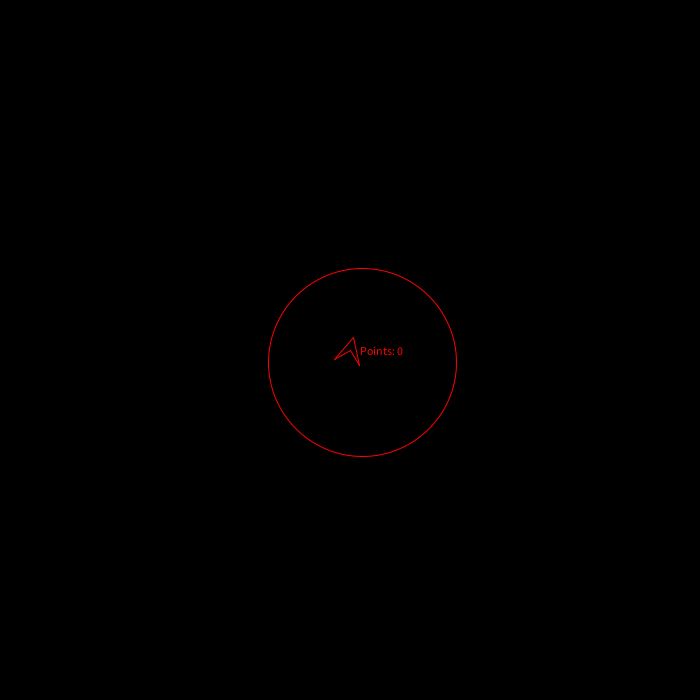
Frame 1 (no input)
Frame 60 (the mouse pressed at the canvas centre just before this capture): identical to frame 1, image omitted
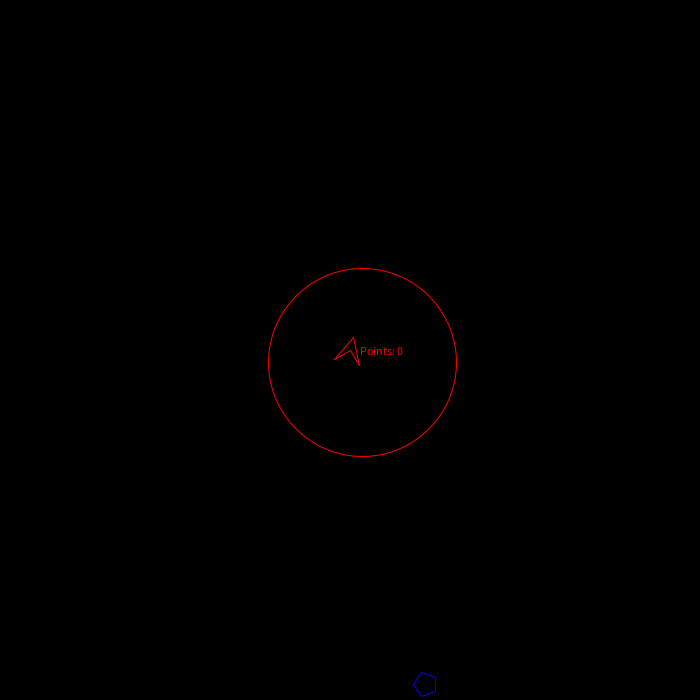
Frame 120 (the mouse held since frame 60 and released just before this capture)

The Processing sketch that drew these frames (run headless with seeded random() and noise(); from frame 60 on, the mouse is pressed at the canvas centre):

// Processing sketch: defenseGame
// ── defenseGame.pde
/* a defense game using a basic tower defense stratgdgy*/

int points=0;

//Remove stars. Make screen bigger
void setup()
{
  size(700, 700);
  Ship ship = new Ship('A', 'D','S', width/2, height/2, color(255,0,0));
  gameObjects.add(ship);
  
  //AiShip aiship = new AiShip();
  //gameObjects.add(aiship);
  

}

// The class name always starts with uppercase!!
ArrayList<GameObject> gameObjects = new ArrayList<GameObject>();

boolean[] keys = new boolean[512];

void keyPressed()
{
  keys[keyCode] = true;
}

void keyReleased()
{
  keys[keyCode] = false;
}

void draw()
{
  background(0);

  for (int i = gameObjects.size() - 1; i >= 0; i --)
  {
    GameObject go = gameObjects.get(i);
    
      go.update();
      go.render();
    
  }

  // Create aiShips 
  if(points <100)
  {
    if (frameCount % 60 == 0)
    {
      GameObject aiship = null;
      aiship = new AiShip();
      gameObjects.add(aiship);
    }
  }
  else if(points > 100 && points < 500)
  {  
   if (frameCount % 30 == 0)
    {
      GameObject aiship = null;
      aiship = new AiShip();
      gameObjects.add(aiship);
    }
  }
  else if (points >500 && points < 1000)
  {
    if (frameCount % 15 == 0)
    {
      GameObject aiship = null;
      aiship = new AiShip();
      gameObjects.add(aiship);
    }
  }
  else
  {
    if (frameCount % 10 == 0)
    {
      GameObject aiship = null;
      aiship = new AiShip();
      gameObjects.add(aiship);
    }
  }
  

  checkCollisions();
}


// Check every bullet against every aiship
void checkCollisions()
{
  for (int i = gameObjects.size() - 1; i >= 0; i --)
  {
    GameObject go = gameObjects.get(i);
    if (go instanceof Bullet)
    {
      for (int j = gameObjects.size() - 1; j >= 0; j --)
      {
        GameObject other = gameObjects.get(j);
        if (other instanceof AiShip) // Check the type of a object
        {
          if (go.pos.dist(other.pos) < go.halfW + other.halfW)
          {
            // Do some casting
           points+=10;
           gameObjects.remove(go);
           gameObjects.remove(other);
          }
        }
      }
    }
  }
  for (int i = gameObjects.size() - 1; i >= 0; i --)
  {
    GameObject go = gameObjects.get(i);
    if (go instanceof AiShip)
    {
      for (int j = gameObjects.size() - 1; j >= 0; j --)
      {
        GameObject other = gameObjects.get(j);
        if (other instanceof Ship) // Check the type of a object
        {
          if (go.pos.dist(other.pos) < go.halfW + other.halfW)
          {
            // Do some casting
          
           gameObjects.remove(go);
           gameObjects.remove(other);
           
          }
        }
      }
    }
  }
  
}


// ── AiShip.pde
// The class name starts with uppercase
class AiShip extends GameObject
{ 
  float thetaDir;
  float w = width;
  float h = height;
  float HW = halfW;
  float side =0;
  //int lives=1;
  
  AiShip()
  {
    super(width-50, height-50, 50);    
    c = color(0, 0, 255);
    forward.x = random(-1, 1);
    forward.y = random(-1, 1);
    forward.normalize();
    thetaDir = random(-0.2f, 0.2f);
  }
   
  
    void render()
  {
    pushMatrix();
    translate(pos.x, pos.y);
    rotate(theta);
    stroke(c);
    
    float lastX = 0; float lastY = - halfW;
    int sides = 5;
    float thetaInc = TWO_PI / sides;
    for(int i = 0 ; i <= sides ; i ++)
    {
      float t = i * thetaInc;
      float x = sin(t) * halfW;
      float y = -cos(t) * halfW;
      line(lastX, lastY, x, y);
      
      lastX = x;
      lastY = y;
    }
    popMatrix();
  }
  // This OVERRIDES the update method from the superclass
  void update()
  {
      forward.x = sin(theta);
      forward.y = - cos(theta);
      
      // Move in the direction we are rotated
      forward.mult(speed);
      pos.add(forward);
      
      
      if (pos.y - halfW <= side)
      {
        theta = HALF_PI;
        pos.y = HW;
      }
      if (pos.x + halfW >= w)
      {
        theta = PI;
        pos.x = w - halfW;
      }
      if (pos.y + halfW >= h)
      {
        theta = PI + HALF_PI;
        pos.y = h - halfW;
      }
      if (pos.x <= halfW)
      {
        theta = 0;
        pos.x = HW;
      }
      HW+=0.05;
      w-=0.05;
      h-=0.05;
      
   
  }
 

}


// ── Bullet.pde
class Bullet extends GameObject
{
  
  Bullet()
  {
    speed = 10.0f;
  }
  
  void render()
  {
    stroke(c);
    // Just draw a small vertical line
    pushMatrix();
    translate(pos.x, pos.y);
    rotate(theta);
    line(0, -5, 0, 5);
    popMatrix();    
  }
  
  void update()
  {
    forward.x = sin(theta);
    forward.y = - cos(theta);
      
    forward.mult(speed);
    pos.add(forward);
    
    if (pos.x < 0 || pos.y < 0 || pos.x > width || pos.y > height)
    {
      
      gameObjects.remove(this);
    }
  }
}

// ── GameObject.pde
abstract class GameObject
{
  PVector pos;
  PVector forward;
  float theta = 0.0f;
  float w;
  float halfW;
  float speed = 10.0f;
  color c; 
  
  GameObject()
  {
    this(width * 0.5f, height  * 0.5f, 50);     
  }
  
  GameObject(float x, float y, float w)
  {
    pos = new PVector(x, y);
    forward = new PVector(0, -1);
    this.w = w; // Disambiguate w by using this
    this.halfW = w * 0.25f;
    this.theta = 0.25f;
  }
  
  abstract void update();  
  abstract void render();
  
}



// ── Ship.pde
// The class name starts with uppercase
class Ship extends GameObject
{
  // Fields!
  
  char left;
  char right;
  char fire;
  int lives;
 
  
  // Constructor!!
  // HAS NO RETURN TYPE
  // Name is always the same as the class
  Ship()
  {
    // Constructor chaining. Call a constructor in the super class
    super(width * 0.5f, height  * 0.5f, 50);     
    
  }
  
  Ship(char left, char right, char fire, float startX, float startY, color c)
  {
    super(startX, startY, 50);
    
    this.left = left;
    this.right = right;
    this.fire = fire;
    this.c = c;
    //lives = 10;
   
  }

  int elapsed = 12;
  
  void update()
  {
    forward.x = sin(theta);
    forward.y = - cos(theta);
    forward.mult(speed);
        
    if (keys[left])
    {
      theta -= 0.1f;
    }
    if (keys[right])
    {
      theta += 0.1f;
    }      
    if (keys[fire]  && elapsed > 12)  // && ammo > 0)
    {
      // Create a new bullet instance and add it to the arraylist of bullets
      Bullet bullet = new Bullet();
      bullet.pos.x = pos.x;
      bullet.pos.y = pos.y;
      bullet.pos.add(PVector.mult(forward, 6));
      bullet.c = c;
      bullet.theta = theta;
      gameObjects.add(bullet);
      elapsed = 0;
      
      
    }
    
    if (pos.x < 0)
    {
      pos.x = width;
    }
    
    if (pos.x > width)
    {
      pos.x = 0;
    }
    
    if (pos.y < 0)
    {
      pos.y = height;
    }
    
    if (pos.y > height)
    {
      pos.y = 0;
    }
    elapsed ++;
  }
  
  void render()
  {
    pushMatrix(); // reset the translation and rotation
    translate(pos.x, pos.y);
    stroke(c);
    fill(0,0,0);
    ellipse(halfW,halfW,halfW*15,halfW*15);
    fill(c);
    text("Points: " + points, 10, 5); 
    rotate(theta); // We want rotate to happen first, so you make the call AFTER translate 
      
    line(- halfW, halfW, 0, - halfW);
    line(0, - halfW, halfW, halfW);
    line(halfW, halfW, 0, 0);
    line(- halfW, halfW, 0, 0);
    
    popMatrix();
  }   
}
